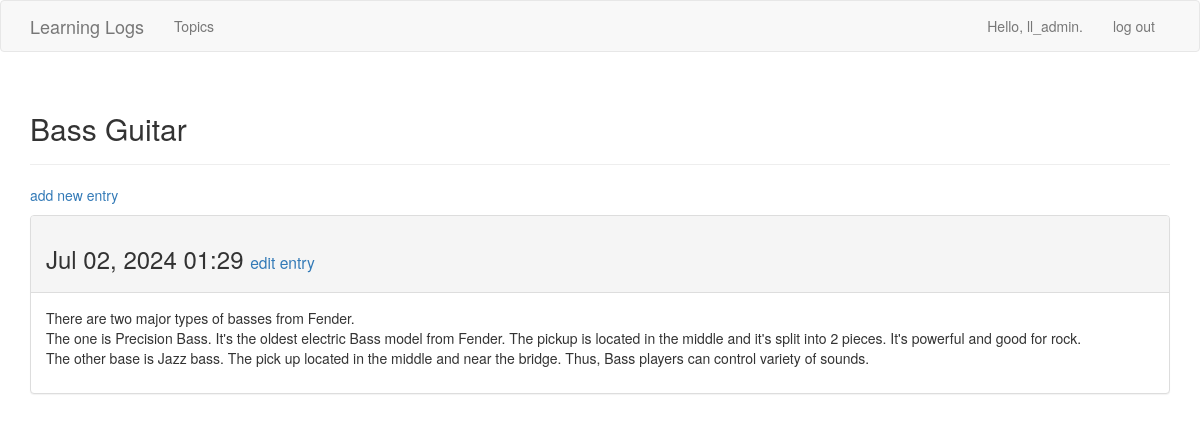
Page /topics/4/ (signed in) on the committed database.
### learning_logs/models.py (models this page shows, shortened)
class Topic(models.Model):
    text = models.CharField(max_length=200)
    date_added = models.DateTimeField(auto_now_add=True)
    owner = models.ForeignKey(User, on_delete=models.CASCADE)
    def __str__(self):
        return self.text

class Entry(models.Model):
    topic = models.ForeignKey(Topic, on_delete = models.CASCADE)
    text = models.TextField()
    date_added = models.DateTimeField(auto_now_add=True)
    class Meta:
        verbose_name_plural = 'entries'

### learning_logs/views.py (the view)
# urls.py: path('topics/<int:topic_id>/', views.topic, name = "topic"),
@login_required
def topic(request, topic_id):
    topic = Topic.objects.get(id=topic_id)
    if topic.owner != request.user:
        raise Http404
    entries = topic.entry_set.order_by('-date_added')
    context = {'topic': topic, 'entries': entries}
    return render(request, 'learning_logs/topic.html', context)

### learning_logs/templates/learning_logs/topic.html
{% extends 'learning_logs/base.html' %}
{% block header %}
    <h2>{{ topic }}</h2>
{% endblock header %}
{% block content %}
    <p>
        <a href = "{% url 'learning_logs:new_entry' topic.id %}">add new entry</a>
    </p>
    {% for entry in entries %}
    <div class="panel panel-default">
        <div class="panel-heading">
            <h3>
                {{ entry.date_added|date:'M d, Y H:i' }}
                <small>
                    <a href = "{% url 'learning_logs:edit_entry' entry.id %}">edit entry</a>
                </small>
            </h3>
        </div>
        <div class="panel-body">
            {{ entry.text|linebreaks }}
        </div>
    </div>
    {% empty %}
        No entry has been added yet.
    {% endfor %}
{% endblock content %}

### learning_logs/templates/learning_logs/base.html (shortened to what this page needs)
{% load bootstrap3 %}
<!DOCTYPE html>
<html lang="en">
<head>
    {% bootstrap_css %}
</head>
<body>
    <nav class="navbar navbar-default nabvar-static-top">
        <div class="container">
            <div class="navbar-header">
                <a class="navbar-brand" href="{% url 'learning_logs:index' %}"> Learning Logs </a>
            </div>
            <div id="navbar" class="navbar-collapse collapse">
                <ul class="nav navbar-nav">
                    <li>
                        <a href="{% url 'learning_logs:topics' %}">Topics</a>
                    </li>
                </ul>
                <ul class="nav navbar-nav navbar-right">
                    {% if user.is_authenticated %}
                        <li><a>Hello, {{ user.username }}.</a></li>
                        <li><a href="{% url 'users:logout' %}">log out</a></li>
                    {% else %}
                        <li><a href="{% url 'users:register' %}">register</a></li>
                        <li><a href="{% url 'users:login' %}">login</a></li>
                    {% endif %}
                </ul>
            </div>
        </div>
    </nav>
    <div class="container">
        <div class="page-header">
            {% block header %}{% endblock header %}
        </div>
        <div>
            {% block content %}{% endblock content %}
        </div>
    </div>
</body>
</html>

### rows in the picture
Topic: text "Bass Guitar"
Entry: date_added "Jul 02, 2024 01:29", text "There are two major types of basses from Fender. The one is Precision Bass. It's the oldest electric Bass model from Fender. The pickup is located in the middle and it's split into 2 pieces. It's powerful and good for rock. The other base is Jazz bass. The pick up located in the middle and near the bridge. Thus, Bass players can control variety of sounds."

### other values in the picture
{{ user.username }} "ll_admin"
